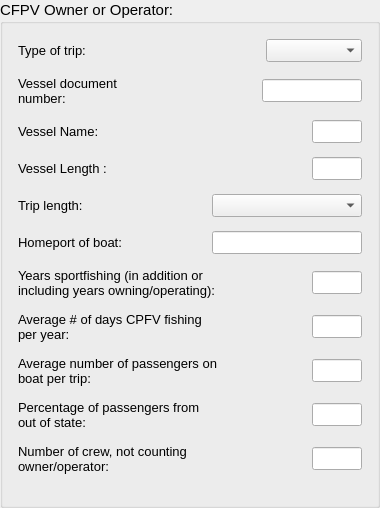
      <widget class="QGroupBox" name="vessel_info" >
       <property name="font" >
        <font>
         <pointsize>11</pointsize>
        </font>
       </property>
       <property name="title" >
        <string>CFPV Owner or Operator:</string>
       </property>
       <layout class="QVBoxLayout" >
        <item>
         <widget class="QWidget" native="1" name="home_port_13" >
          <property name="font" >
           <font>
            <pointsize>10</pointsize>
           </font>
          </property>
          <layout class="QHBoxLayout" >
           <property name="spacing" >
            <number>4</number>
           </property>
           <property name="leftMargin" >
            <number>4</number>
           </property>
           <property name="topMargin" >
            <number>4</number>
           </property>
           <property name="rightMargin" >
            <number>4</number>
           </property>
           <property name="bottomMargin" >
            <number>4</number>
           </property>
           <item>
            <widget class="QLabel" name="type_of_charter_text_5" >
             <property name="minimumSize" >
              <size>
               <width>150</width>
               <height>0</height>
              </size>
             </property>
             <property name="maximumSize" >
              <size>
               <width>150</width>
               <height>16777215</height>
              </size>
             </property>
             <property name="font" >
              <font>
               <pointsize>10</pointsize>
              </font>
             </property>
             <property name="text" >
              <string>Type of trip:</string>
             </property>
             <property name="wordWrap" >
              <bool>true</bool>
             </property>
            </widget>
           </item>
           <item>
            <spacer>
             <property name="orientation" >
              <enum>Qt::Horizontal</enum>
             </property>
             <property name="sizeHint" >
              <size>
               <width>40</width>
               <height>20</height>
              </size>
             </property>
            </spacer>
           </item>
           <item>
            <widget class="QComboBox" name="cpfv_type_combo" >
             <item>
              <property name="text" >
               <string/>
              </property>
             </item>
             <item>
              <property name="text" >
               <string>Open Party</string>
              </property>
             </item>
             <item>
              <property name="text" >
               <string>Charter</string>
              </property>
             </item>
            </widget>
           </item>
          </layout>
         </widget>
        </item>
        <item>
         <widget class="QWidget" native="1" name="ves_license_3" >
          <property name="font" >
           <font>
            <pointsize>10</pointsize>
           </font>
          </property>
          <layout class="QHBoxLayout" >
           <property name="spacing" >
            <number>4</number>
           </property>
           <property name="leftMargin" >
            <number>4</number>
           </property>
           <property name="topMargin" >
            <number>4</number>
           </property>
           <property name="rightMargin" >
            <number>4</number>
           </property>
           <property name="bottomMargin" >
            <number>4</number>
           </property>
           <item>
            <widget class="QLabel" name="federal_vessel_id_text_2" >
             <property name="minimumSize" >
              <size>
               <width>150</width>
               <height>0</height>
              </size>
             </property>
             <property name="maximumSize" >
              <size>
               <width>150</width>
               <height>16777215</height>
              </size>
             </property>
             <property name="font" >
              <font>
               <pointsize>10</pointsize>
              </font>
             </property>
             <property name="text" >
              <string>Vessel document number:</string>
             </property>
             <property name="wordWrap" >
              <bool>true</bool>
             </property>
            </widget>
           </item>
           <item>
            <spacer>
             <property name="orientation" >
              <enum>Qt::Horizontal</enum>
             </property>
             <property name="sizeHint" >
              <size>
               <width>40</width>
               <height>20</height>
              </size>
             </property>
            </spacer>
           </item>
           <item>
            <widget class="QLineEdit" name="cpfv_lic_line" >
             <property name="enabled" >
              <bool>true</bool>
             </property>
             <property name="minimumSize" >
              <size>
               <width>100</width>
               <height>0</height>
              </size>
             </property>
             <property name="maximumSize" >
              <size>
               <width>100</width>
               <height>16777215</height>
              </size>
             </property>
             <property name="font" >
              <font>
               <pointsize>10</pointsize>
              </font>
             </property>
             <property name="text" >
              <string/>
             </property>
            </widget>
           </item>
          </layout>
         </widget>
        </item>
        <item>
         <widget class="QWidget" native="1" name="vessel_length_5" >
          <property name="font" >
           <font>
            <pointsize>10</pointsize>
           </font>
          </property>
          <layout class="QHBoxLayout" >
           <property name="spacing" >
            <number>4</number>
           </property>
           <property name="leftMargin" >
            <number>4</number>
           </property>
           <property name="topMargin" >
            <number>4</number>
           </property>
           <property name="rightMargin" >
            <number>4</number>
           </property>
           <property name="bottomMargin" >
            <number>4</number>
           </property>
           <item>
            <widget class="QLabel" name="vessel_length_text_3" >
             <property name="minimumSize" >
              <size>
               <width>150</width>
               <height>0</height>
              </size>
             </property>
             <property name="maximumSize" >
              <size>
               <width>150</width>
               <height>16777215</height>
              </size>
             </property>
             <property name="font" >
              <font>
               <pointsize>10</pointsize>
              </font>
             </property>
             <property name="text" >
              <string>Vessel Name:</string>
             </property>
             <property name="wordWrap" >
              <bool>true</bool>
             </property>
            </widget>
           </item>
           <item>
            <spacer>
             <property name="orientation" >
              <enum>Qt::Horizontal</enum>
             </property>
             <property name="sizeHint" >
              <size>
               <width>40</width>
               <height>20</height>
              </size>
             </property>
            </spacer>
           </item>
           <item>
            <widget class="QLineEdit" name="cpfv_len_line_2" >
             <property name="enabled" >
              <bool>true</bool>
             </property>
             <property name="minimumSize" >
              <size>
               <width>50</width>
               <height>0</height>
              </size>
             </property>
             <property name="maximumSize" >
              <size>
               <width>50</width>
               <height>16777215</height>
              </size>
             </property>
             <property name="font" >
              <font>
               <pointsize>10</pointsize>
              </font>
             </property>
             <property name="text" >
              <string/>
             </property>
            </widget>
           </item>
          </layout>
         </widget>
        </item>
        <item>
         <widget class="QWidget" native="1" name="vessel_length_4" >
          <property name="font" >
           <font>
            <pointsize>10</pointsize>
           </font>
          </property>
          <layout class="QHBoxLayout" >
           <property name="spacing" >
            <number>4</number>
           </property>
           <property name="leftMargin" >
            <number>4</number>
           </property>
           <property name="topMargin" >
            <number>4</number>
           </property>
           <property name="rightMargin" >
            <number>4</number>
           </property>
           <property name="bottomMargin" >
            <number>4</number>
           </property>
           <item>
            <widget class="QLabel" name="vessel_length_text_2" >
             <property name="minimumSize" >
              <size>
               <width>150</width>
               <height>0</height>
              </size>
             </property>
             <property name="maximumSize" >
              <size>
               <width>150</width>
               <height>16777215</height>
              </size>
             </property>
             <property name="font" >
              <font>
               <pointsize>10</pointsize>
              </font>
             </property>
             <property name="text" >
              <string>Vessel Length :</string>
             </property>
             <property name="wordWrap" >
              <bool>true</bool>
             </property>
            </widget>
           </item>
           <item>
            <spacer>
             <property name="orientation" >
              <enum>Qt::Horizontal</enum>
             </property>
             <property name="sizeHint" >
              <size>
               <width>40</width>
               <height>20</height>
              </size>
             </property>
            </spacer>
           </item>
           <item>
            <widget class="QLineEdit" name="cpfv_len_line" >
             <property name="enabled" >
              <bool>true</bool>
             </property>
             <property name="minimumSize" >
              <size>
               <width>50</width>
               <height>0</height>
              </size>
             </property>
             <property name="maximumSize" >
              <size>
               <width>50</width>
               <height>16777215</height>
              </size>
             </property>
             <property name="font" >
              <font>
               <pointsize>10</pointsize>
              </font>
             </property>
             <property name="text" >
              <string/>
             </property>
            </widget>
           </item>
          </layout>
         </widget>
        </item>
        <item>
         <widget class="QWidget" native="1" name="home_port_17" >
          <property name="font" >
           <font>
            <pointsize>10</pointsize>
           </font>
          </property>
          <layout class="QHBoxLayout" >
           <property name="spacing" >
            <number>4</number>
           </property>
           <property name="leftMargin" >
            <number>4</number>
           </property>
           <property name="topMargin" >
            <number>4</number>
           </property>
           <property name="rightMargin" >
            <number>4</number>
           </property>
           <property name="bottomMargin" >
            <number>4</number>
           </property>
           <item>
            <widget class="QLabel" name="type_of_charter_text_6" >
             <property name="minimumSize" >
              <size>
               <width>150</width>
               <height>0</height>
              </size>
             </property>
             <property name="maximumSize" >
              <size>
               <width>150</width>
               <height>16777215</height>
              </size>
             </property>
             <property name="font" >
              <font>
               <pointsize>10</pointsize>
              </font>
             </property>
             <property name="text" >
              <string>Trip length:</string>
             </property>
             <property name="wordWrap" >
              <bool>true</bool>
             </property>
            </widget>
           </item>
           <item>
            <spacer>
             <property name="orientation" >
              <enum>Qt::Horizontal</enum>
             </property>
             <property name="sizeHint" >
              <size>
               <width>40</width>
               <height>20</height>
              </size>
             </property>
            </spacer>
           </item>
           <item>
            <widget class="QComboBox" name="cpfv_trip_length_combo" >
             <property name="maximumSize" >
              <size>
               <width>150</width>
               <height>16777215</height>
              </size>
             </property>
             <item>
              <property name="text" >
               <string/>
              </property>
             </item>
             <item>
              <property name="text" >
               <string>1/2 day</string>
              </property>
             </item>
             <item>
              <property name="text" >
               <string>3/4 day</string>
              </property>
             </item>
             <item>
              <property name="text" >
               <string>All Day</string>
              </property>
             </item>
             <item>
              <property name="text" >
               <string>Overnight or multi-day</string>
              </property>
             </item>
            </widget>
           </item>
          </layout>
         </widget>
        </item>
        <item>
         <widget class="QWidget" native="1" name="home_port_12" >
          <property name="font" >
           <font>
            <pointsize>10</pointsize>
           </font>
          </property>
          <layout class="QHBoxLayout" >
           <property name="spacing" >
            <number>4</number>
           </property>
           <property name="leftMargin" >
            <number>4</number>
           </property>
           <property name="topMargin" >
            <number>4</number>
           </property>
           <property name="rightMargin" >
            <number>4</number>
           </property>
           <property name="bottomMargin" >
            <number>4</number>
           </property>
           <item>
            <widget class="QLabel" name="home_port_text_2" >
             <property name="minimumSize" >
              <size>
               <width>150</width>
               <height>0</height>
              </size>
             </property>
             <property name="maximumSize" >
              <size>
               <width>150</width>
               <height>16777215</height>
              </size>
             </property>
             <property name="font" >
              <font>
               <pointsize>10</pointsize>
              </font>
             </property>
             <property name="text" >
              <string>Homeport of boat:</string>
             </property>
             <property name="wordWrap" >
              <bool>true</bool>
             </property>
            </widget>
           </item>
           <item>
            <spacer>
             <property name="orientation" >
              <enum>Qt::Horizontal</enum>
             </property>
             <property name="sizeHint" >
              <size>
               <width>40</width>
               <height>20</height>
              </size>
             </property>
            </spacer>
           </item>
           <item>
            <widget class="QLineEdit" name="cpfv_home_port_line" >
             <property name="enabled" >
              <bool>true</bool>
             </property>
             <property name="minimumSize" >
              <size>
               <width>150</width>
               <height>0</height>
              </size>
             </property>
             <property name="maximumSize" >
              <size>
               <width>150</width>
               <height>16777215</height>
              </size>
             </property>
             <property name="font" >
              <font>
               <pointsize>10</pointsize>
              </font>
             </property>
             <property name="text" >
              <string/>
             </property>
            </widget>
           </item>
          </layout>
         </widget>
        </item>
        <item>
         <widget class="QWidget" native="1" name="home_port_11" >
          <property name="font" >
           <font>
            <pointsize>10</pointsize>
           </font>
          </property>
          <layout class="QHBoxLayout" >
           <property name="spacing" >
            <number>4</number>
           </property>
           <property name="leftMargin" >
            <number>4</number>
           </property>
           <property name="topMargin" >
            <number>4</number>
           </property>
           <property name="rightMargin" >
            <number>4</number>
           </property>
           <property name="bottomMargin" >
            <number>4</number>
           </property>
           <item>
            <widget class="QLabel" name="years_text_4" >
             <property name="minimumSize" >
              <size>
               <width>200</width>
               <height>0</height>
              </size>
             </property>
             <property name="maximumSize" >
              <size>
               <width>150</width>
               <height>16777215</height>
              </size>
             </property>
             <property name="font" >
              <font>
               <pointsize>10</pointsize>
              </font>
             </property>
             <property name="text" >
              <string>Years sportfishing (in addition or including years owning/operating):</string>
             </property>
             <property name="wordWrap" >
              <bool>true</bool>
             </property>
            </widget>
           </item>
           <item>
            <spacer>
             <property name="orientation" >
              <enum>Qt::Horizontal</enum>
             </property>
             <property name="sizeHint" >
              <size>
               <width>40</width>
               <height>20</height>
              </size>
             </property>
            </spacer>
           </item>
           <item>
            <widget class="QLineEdit" name="cpfv_yr_exp_line" >
             <property name="enabled" >
              <bool>true</bool>
             </property>
             <property name="minimumSize" >
              <size>
               <width>50</width>
               <height>0</height>
              </size>
             </property>
             <property name="maximumSize" >
              <size>
               <width>50</width>
               <height>16777215</height>
              </size>
             </property>
             <property name="font" >
              <font>
               <pointsize>10</pointsize>
              </font>
             </property>
             <property name="text" >
              <string/>
             </property>
            </widget>
           </item>
          </layout>
         </widget>
        </item>
        <item>
         <widget class="QWidget" native="1" name="home_port_14" >
          <property name="minimumSize" >
           <size>
            <width>200</width>
            <height>0</height>
           </size>
          </property>
          <property name="font" >
           <font>
            <pointsize>10</pointsize>
           </font>
          </property>
          <layout class="QHBoxLayout" >
           <property name="spacing" >
            <number>4</number>
           </property>
           <property name="leftMargin" >
            <number>4</number>
           </property>
           <property name="topMargin" >
            <number>4</number>
           </property>
           <property name="rightMargin" >
            <number>4</number>
           </property>
           <property name="bottomMargin" >
            <number>4</number>
           </property>
           <item>
            <widget class="QLabel" name="landing_port_text_6" >
             <property name="minimumSize" >
              <size>
               <width>200</width>
               <height>0</height>
              </size>
             </property>
             <property name="maximumSize" >
              <size>
               <width>200</width>
               <height>16777215</height>
              </size>
             </property>
             <property name="font" >
              <font>
               <pointsize>10</pointsize>
              </font>
             </property>
             <property name="text" >
              <string>Average # of days CPFV fishing per year:</string>
             </property>
             <property name="wordWrap" >
              <bool>true</bool>
             </property>
            </widget>
           </item>
           <item>
            <spacer>
             <property name="orientation" >
              <enum>Qt::Horizontal</enum>
             </property>
             <property name="sizeHint" >
              <size>
               <width>40</width>
               <height>20</height>
              </size>
             </property>
            </spacer>
           </item>
           <item>
            <widget class="QLineEdit" name="cpfv_num_days_line" >
             <property name="enabled" >
              <bool>true</bool>
             </property>
             <property name="minimumSize" >
              <size>
               <width>50</width>
               <height>0</height>
              </size>
             </property>
             <property name="maximumSize" >
              <size>
               <width>50</width>
               <height>16777215</height>
              </size>
             </property>
             <property name="font" >
              <font>
               <pointsize>10</pointsize>
              </font>
             </property>
             <property name="text" >
              <string/>
             </property>
            </widget>
           </item>
          </layout>
         </widget>
        </item>
        <item>
         <widget class="QWidget" native="1" name="home_port_15" >
          <property name="font" >
           <font>
            <pointsize>10</pointsize>
           </font>
          </property>
          <layout class="QHBoxLayout" >
           <property name="spacing" >
            <number>4</number>
           </property>
           <property name="leftMargin" >
            <number>4</number>
           </property>
           <property name="topMargin" >
            <number>4</number>
           </property>
           <property name="rightMargin" >
            <number>4</number>
           </property>
           <property name="bottomMargin" >
            <number>4</number>
           </property>
           <item>
            <widget class="QLabel" name="landing_port_text_7" >
             <property name="minimumSize" >
              <size>
               <width>200</width>
               <height>0</height>
              </size>
             </property>
             <property name="maximumSize" >
              <size>
               <width>150</width>
               <height>16777215</height>
              </size>
             </property>
             <property name="font" >
              <font>
               <pointsize>10</pointsize>
              </font>
             </property>
             <property name="text" >
              <string>Average number of passengers on boat per trip:</string>
             </property>
             <property name="wordWrap" >
              <bool>true</bool>
             </property>
            </widget>
           </item>
           <item>
            <spacer>
             <property name="orientation" >
              <enum>Qt::Horizontal</enum>
             </property>
             <property name="sizeHint" >
              <size>
               <width>40</width>
               <height>20</height>
              </size>
             </property>
            </spacer>
           </item>
           <item>
            <widget class="QLineEdit" name="cpfv_num_clients_line" >
             <property name="enabled" >
              <bool>true</bool>
             </property>
             <property name="minimumSize" >
              <size>
               <width>50</width>
               <height>0</height>
              </size>
             </property>
             <property name="maximumSize" >
              <size>
               <width>50</width>
               <height>16777215</height>
              </size>
             </property>
             <property name="font" >
              <font>
               <pointsize>10</pointsize>
              </font>
             </property>
             <property name="text" >
              <string/>
             </property>
            </widget>
           </item>
          </layout>
         </widget>
        </item>
        <item>
         <widget class="QWidget" native="1" name="home_port_18" >
          <property name="font" >
           <font>
            <pointsize>10</pointsize>
           </font>
          </property>
          <layout class="QHBoxLayout" >
           <property name="spacing" >
            <number>4</number>
           </property>
           <property name="leftMargin" >
            <number>4</number>
           </property>
           <property name="topMargin" >
            <number>4</number>
           </property>
           <property name="rightMargin" >
            <number>4</number>
           </property>
           <property name="bottomMargin" >
            <number>4</number>
           </property>
           <item>
            <widget class="QLabel" name="landing_port_text_12" >
             <property name="minimumSize" >
              <size>
               <width>200</width>
               <height>0</height>
              </size>
             </property>
             <property name="maximumSize" >
              <size>
               <width>150</width>
               <height>16777215</height>
              </size>
             </property>
             <property name="font" >
              <font>
               <pointsize>10</pointsize>
              </font>
             </property>
             <property name="text" >
              <string>Percentage of passengers from out of state:</string>
             </property>
             <property name="wordWrap" >
              <bool>true</bool>
             </property>
            </widget>
           </item>
           <item>
            <spacer>
             <property name="orientation" >
              <enum>Qt::Horizontal</enum>
             </property>
             <property name="sizeHint" >
              <size>
               <width>40</width>
               <height>20</height>
              </size>
             </property>
            </spacer>
           </item>
           <item>
            <widget class="QLineEdit" name="cpfv_num_crew_line_2" >
             <property name="enabled" >
              <bool>true</bool>
             </property>
             <property name="minimumSize" >
              <size>
               <width>50</width>
               <height>0</height>
              </size>
             </property>
             <property name="maximumSize" >
              <size>
               <width>50</width>
               <height>16777215</height>
              </size>
             </property>
             <property name="font" >
              <font>
               <pointsize>10</pointsize>
              </font>
             </property>
             <property name="text" >
              <string/>
             </property>
            </widget>
           </item>
          </layout>
         </widget>
        </item>
        <item>
         <widget class="QWidget" native="1" name="home_port_16" >
          <property name="font" >
           <font>
            <pointsize>10</pointsize>
           </font>
          </property>
          <layout class="QHBoxLayout" >
           <property name="spacing" >
            <number>4</number>
           </property>
           <property name="leftMargin" >
            <number>4</number>
           </property>
           <property name="topMargin" >
            <number>4</number>
           </property>
           <property name="rightMargin" >
            <number>4</number>
           </property>
           <property name="bottomMargin" >
            <number>4</number>
           </property>
           <item>
            <widget class="QLabel" name="landing_port_text_8" >
             <property name="minimumSize" >
              <size>
               <width>200</width>
               <height>0</height>
              </size>
             </property>
             <property name="maximumSize" >
              <size>
               <width>150</width>
               <height>16777215</height>
              </size>
             </property>
             <property name="font" >
              <font>
               <pointsize>10</pointsize>
              </font>
             </property>
             <property name="text" >
              <string>Number of crew, not counting owner/operator:</string>
             </property>
             <property name="wordWrap" >
              <bool>true</bool>
             </property>
            </widget>
           </item>
           <item>
            <spacer>
             <property name="orientation" >
              <enum>Qt::Horizontal</enum>
             </property>
             <property name="sizeHint" >
              <size>
               <width>40</width>
               <height>20</height>
              </size>
             </property>
            </spacer>
           </item>
           <item>
            <widget class="QLineEdit" name="cpfv_num_crew_line" >
             <property name="enabled" >
              <bool>true</bool>
             </property>
             <property name="minimumSize" >
              <size>
               <width>50</width>
               <height>0</height>
              </size>
             </property>
             <property name="maximumSize" >
              <size>
               <width>50</width>
               <height>16777215</height>
              </size>
             </property>
             <property name="font" >
              <font>
               <pointsize>10</pointsize>
              </font>
             </property>
             <property name="text" >
              <string/>
             </property>
            </widget>
           </item>
          </layout>
         </widget>
        </item>
        <item>
         <spacer>
          <property name="orientation" >
           <enum>Qt::Vertical</enum>
          </property>
          <property name="sizeHint" >
           <size>
            <width>20</width>
            <height>16</height>
           </size>
          </property>
         </spacer>
        </item>
       </layout>
      </widget>
